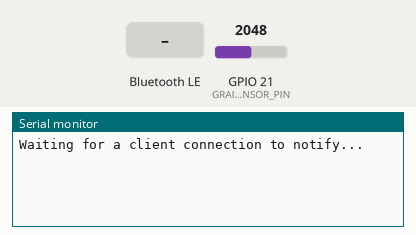
This sketch was run on a simulated ESP32. On the bench: the last lines printed to the serial monitor. Inputs (shaded band) come from the test bench; at power-on: GPIO 21 (GRAIN_SENSOR_PIN) = 2048. Nothing arrives over Bluetooth unless stated; a phone connects over Bluetooth LE 3 s after start.

Above: at 1.2 s.
1.3 s: Bluetooth LE write "1" received
At 2.0 s:
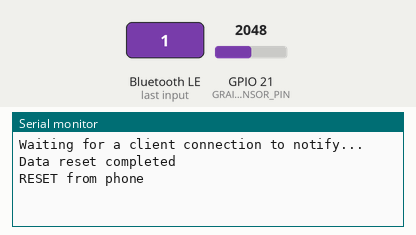
2.8 s: Bluetooth LE write "1" received
At 4.0 s:
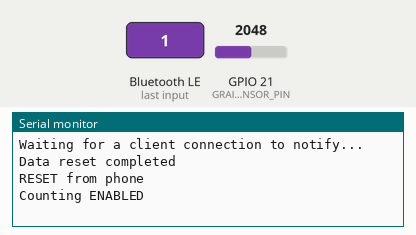
4.3 s: Bluetooth LE write "0" received
At 5.4 s:
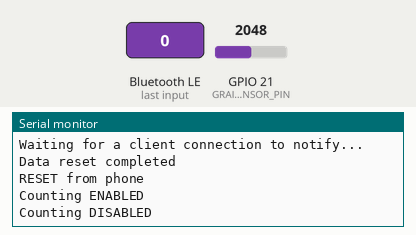

Measured:
- after the input at 1.3 s, the serial monitor: prints a new line after 0.05 s (image 1)
- after the input at 2.8 s, the serial monitor: prints a new line after 0.05 s (image 2)
- after the input at 4.3 s, the serial monitor: prints a new line after 0.05 s (image 3)

The sketch:

SeedRateApp_final.ino
```cpp
/*
  Based on Neil Kolban example for IDF: https://github.com/nkolban/esp32-snippets/blob/master/cpp_utils/tests/BLE%20Tests/SampleNotify.cpp
  Ported to Arduino ESP32 by Evandro Copercini
  updated by chegewara and MoThunderz
*/
#include <BLEDevice.h>
#include <BLEServer.h>
#include <BLEUtils.h>
#include <BLE2902.h>

BLEServer* pServer = NULL;
BLECharacteristic* pCharGrains = NULL;
BLECharacteristic* pCharControl = NULL;
BLECharacteristic* pCharReset = NULL;
BLEDescriptor* pDescr_Speed = NULL;
BLEDescriptor* pDescr_Grains = NULL;
BLE2902* pBLE2902_Grains;

bool deviceConnected = false;
bool oldDeviceConnected = false;
bool countingEnabled = false;

volatile unsigned long pulseCountSpeed = 0;
unsigned long pulseCountGrains = 0;
unsigned long lastTime = 0;
float graudu_skaits = 0;

// Grain filtering
bool lastGrainState = false;       // false = nav grauda, true = grauds
unsigned long lastGrainTime = 0;   // last detected grain
const unsigned long grainDebounce = 5; // ms

// thresholds
const int highThreshold = 60; // ADC value above which sensor considers "no grain"
const int lowThreshold = 20;  // ADC value below which sensor considers "grain present"


#define SERVICE_UUID "4fafc201-1fb5-459e-8fcc-c5c9c331914b"
#define CHAR_UUID_SPEED "beb5483e-36e1-4688-b7f5-ea07361b26a8"
#define CHAR_UUID_GRAINS "e71920a0-f827-4f50-b1e5-386cfb0d3fbb"
#define CHAR_UUID_CONTROL "d2a36f2c-1234-4b0a-9e24-abcdef123456"
#define CHAR_UUID_RESET "a1b2c3d4-5678-90ab-cdef-1234567890ab"

#define GRAIN_SENSOR_PIN 21

// Data reset
void resetData() {
  pulseCountGrains = 0;
  pulseCountSpeed = 0;
  graudu_skaits = 0;
  lastTime = millis();
  Serial.println("Data reset completed");
}

class MyServerCallbacks : public BLEServerCallbacks {
  void onConnect(BLEServer* pServer) { deviceConnected = true; }
  void onDisconnect(BLEServer* pServer) { deviceConnected = false; }
};

class ControlCallbacks : public BLECharacteristicCallbacks {
  void onWrite(BLECharacteristic* pCharacteristic) {
    std::string value = pCharacteristic->getValue();
    countingEnabled = (value.length() > 0 && value[0] == '1');
    Serial.println(countingEnabled ? "Counting ENABLED" : "Counting DISABLED");
  }
};

class ResetCallbacks : public BLECharacteristicCallbacks {
  void onWrite(BLECharacteristic* pCharacteristic) {
    std::string value = pCharacteristic->getValue();
    if (value.length() > 0 && value[0] == '1') {
      resetData();
      Serial.println("RESET from phone");
    }
  }
};

void setup() {
  Serial.begin(9600);
  pinMode(GRAIN_SENSOR_PIN, INPUT);

  // BLE setup
  BLEDevice::init("ESP32");
  pServer = BLEDevice::createServer();
  pServer->setCallbacks(new MyServerCallbacks());
  BLEService* pService = pServer->createService(SERVICE_UUID);


  // Reset characteristic
  pCharReset = pService->createCharacteristic(
    CHAR_UUID_RESET,
    BLECharacteristic::PROPERTY_WRITE);
  pCharReset->setCallbacks(new ResetCallbacks());

  // Control characteristic
  pCharControl = pService->createCharacteristic(
    CHAR_UUID_CONTROL,
    BLECharacteristic::PROPERTY_WRITE | BLECharacteristic::PROPERTY_READ);
  pCharControl->setCallbacks(new ControlCallbacks());
  pCharControl->setValue("0");  // initially disabled

  // Grains characteristic
  pCharGrains = pService->createCharacteristic(
    CHAR_UUID_GRAINS,
    BLECharacteristic::PROPERTY_NOTIFY | BLECharacteristic::PROPERTY_READ);
  pDescr_Grains = new BLEDescriptor((uint16_t)0x2901);
  pDescr_Grains->setValue("Total grains");
  pCharGrains->addDescriptor(pDescr_Grains);
  pBLE2902_Grains = new BLE2902();
  pBLE2902_Grains->setNotifications(true);
  pCharGrains->addDescriptor(pBLE2902_Grains);

  pService->start();
  BLEAdvertising* pAdvertising = BLEDevice::getAdvertising();
  pAdvertising->addServiceUUID(SERVICE_UUID);
  pAdvertising->setScanResponse(true);
  pAdvertising->setMinPreferred(0x06);
  pAdvertising->setMinPreferred(0x12);
  BLEDevice::startAdvertising();
  Serial.println("Waiting for a client connection to notify...");
}

void loop() {
  if (countingEnabled) {
    int val = analogRead(GRAIN_SENSOR_PIN);

    unsigned long now = millis();
    if (!lastGrainState && val < lowThreshold && (now - lastGrainTime > grainDebounce)) {
      lastGrainState = true;
      lastGrainTime = now;
      pulseCountGrains++;
      Serial.print("Graudu skaits: ");
      Serial.println(pulseCountGrains);
    } else if (lastGrainState && val > highThreshold) {
      lastGrainState = false;
    }

    // BLE notification
    if (deviceConnected && pBLE2902_Grains->getNotifications()) {
      pCharGrains->setValue(String(pulseCountGrains).c_str());
      pCharGrains->notify();
    }
  }

  // BLE connection management
  if (!deviceConnected && oldDeviceConnected) {
    delay(500);
    pServer->startAdvertising();
    Serial.println("start advertising");
    oldDeviceConnected = deviceConnected;
  }
  if (deviceConnected && !oldDeviceConnected) {
    oldDeviceConnected = deviceConnected;
  }
}
```
